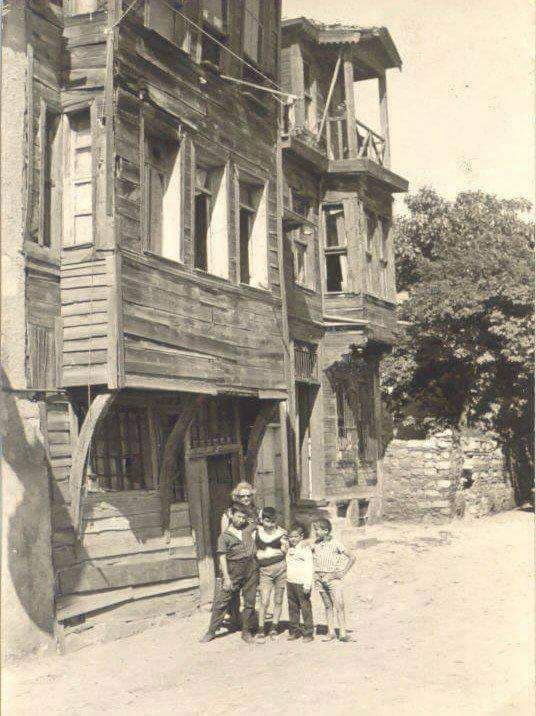
#> input picture 7. Term/GoruntuIsleme/alistirma/intensity/test4.jpg, 536 x 716 px
$ python intensity.py
#> lines starting #> are read from the running program, lines starting #| are printed output that depends on the picture
# coding: utf-8
import matplotlib.pyplot as plt
import numpy as np

def rgbToGrayLevel(img):
    img3 = np.zeros((img.shape[0], img.shape[1]))
    for i in range(img.shape[0]):
        for j in range(img.shape[1]):
                img3[i,j] = sum(img[i,j,:])/3
    return img3

def redIntensity(img): #rgb - 012
    img2 = np.zeros((img.shape[0], img.shape[1], 3), dtype=np.uint8)
    for i in range(img.shape[0]):
        for j in range(img.shape[1]):
            if(img[i,j,0]+50 > 255):
                img2[i,j,0] = 255
            else:
                img2[i,j,0] = img[i,j,0]+50
            img2[i,j,1] = img[i,j,1]
            img2[i,j,2] = img[i,j,2]
    return img2

def grayLevelIntensity(img): #255'e yaklaştıkça beyazlaşır
    img4 = np.zeros((img.shape[0], img.shape[1]))
    for i in range(img.shape[0]):
        for j in range(img.shape[1]):
            if(img[i,j]-75 < 0):
                img4[i,j] = 0
            else:
                img4[i,j] = img[i,j] - 75
    return img4

img1 = plt.imread('test4.jpg')
#> img1 is the input picture: shape (716, 536, 3); mean R, G, B 170.1, 160.2, 143.8
redIntensityImg = redIntensity(img1)
#> after the loop in redIntensity, `for i in range(img.shape[0]):`:
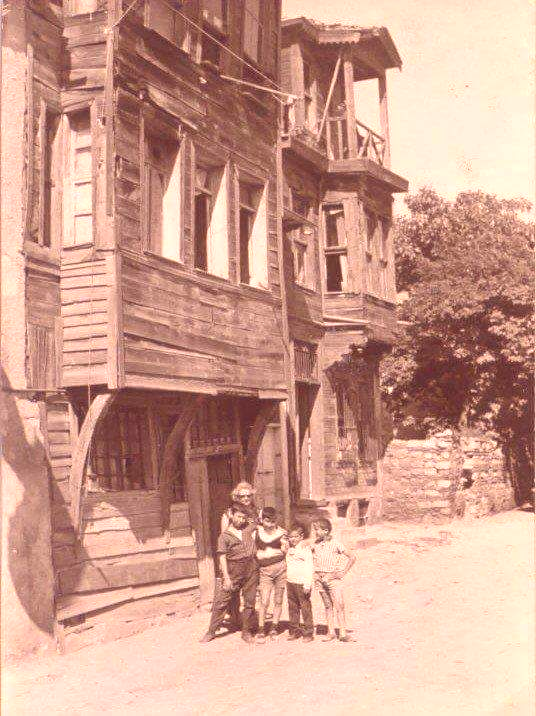
#> img2: shape (716, 536, 3); mean R, G, B 207.4, 160.2, 143.8
grayLevelImg = rgbToGrayLevel(img1)
#> after the loop in rgbToGrayLevel, `for i in range(img.shape[0]):`:
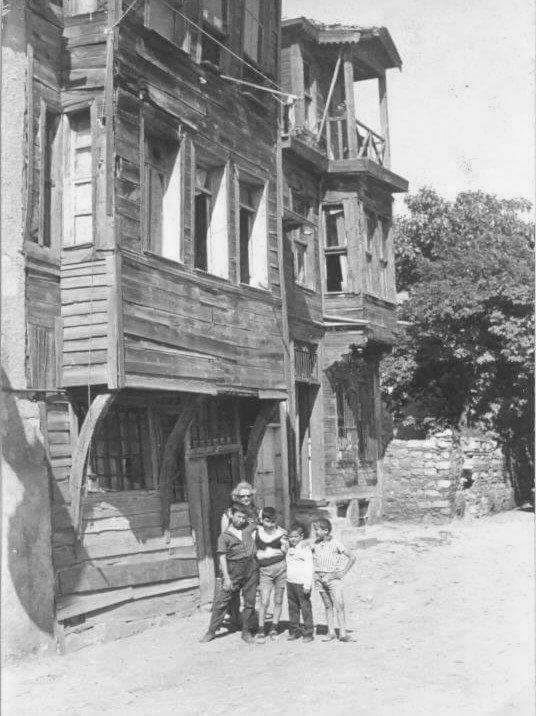
#> img3: shape (716, 536) float64; min 2.33, max 252.3, mean 158
grayLevelIntensityImg = grayLevelIntensity(grayLevelImg)
#> after the loop in grayLevelIntensity, `for i in range(img.shape[0]):`:
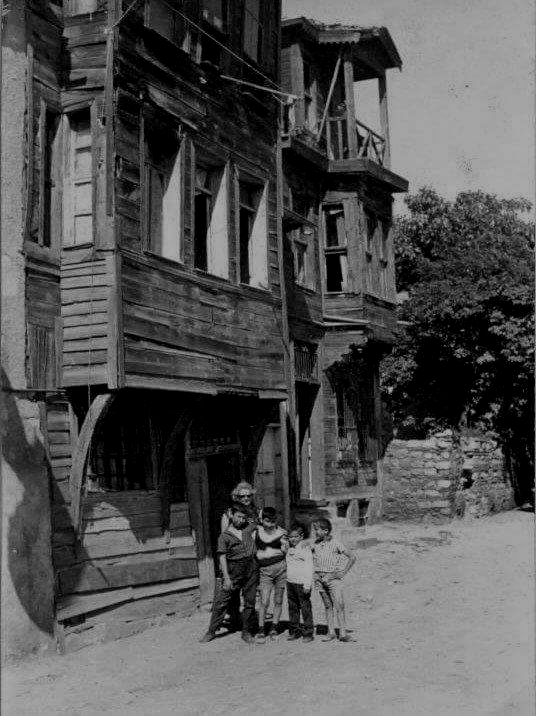
#> img4: shape (716, 536) float64; min 0, max 177.3, mean 84.3

plt.imshow(img1)
plt.show()

plt.imshow(redIntensityImg)
plt.show()

plt.imshow(grayLevelImg, plt.cm.gray)
plt.show()

plt.imshow(grayLevelIntensityImg, plt.cm.gray)
plt.show()
